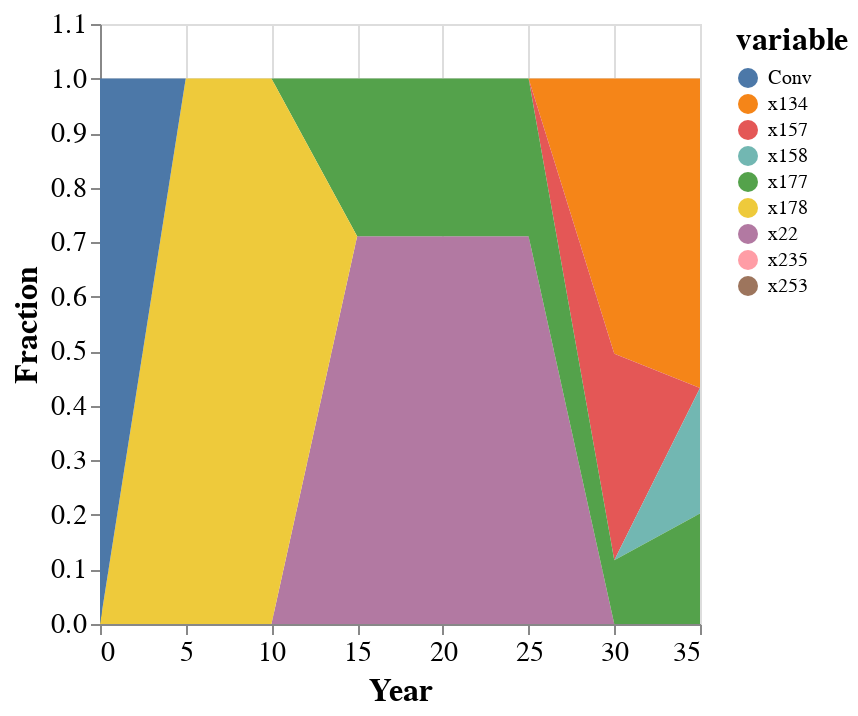

The cell this chart's notebook holds for it:
### Code cell
if want_save>0
    save("./result-case-roadmap/compromise-roadmap-"*output_key*".svg", comp)
end
comp

### Figure 1 — Vega-Lite specification as saved in the notebook (floating-point values rounded to 4 significant figures)
{"config": {"axis": {"labelFontSize": 14, "titleFontSize": 16}, "legend": {"titleFontSize": 16}}, "data": {"values": [{"Year": 5, "value": 0, "variable": "x22"}, {"Year": 10, "value": 0, "variable": "x22"}, {"Year": 15, "value": 0.7109, "variable": "x22"}, {"Year": 20, "value": 0.7109, "variable": "x22"}, {"Year": 25, "value": 0.7109, "variable": "x22"}, {"Year": 30, "value": 0, "variable": "x22"}, {"Year": 35, "value": 0, "variable": "x22"}, {"Year": 0, "value": 0, "variable": "x22"}, {"Year": 5, "value": 0, "variable": "x134"}, {"Year": 10, "value": 0, "variable": "x134"}, {"Year": 15, "value": 0, "variable": "x134"}, {"Year": 20, "value": 0, "variable": "x134"}, {"Year": 25, "value": 0, "variable": "x134"}, {"Year": 30, "value": 0.5048, "variable": "x134"}, {"Year": 35, "value": 0.5675, "variable": "x134"}, {"Year": 0, "value": 0, "variable": "x134"}, {"Year": 5, "value": 0, "variable": "x157"}, {"Year": 10, "value": 0, "variable": "x157"}, {"Year": 15, "value": 0, "variable": "x157"}, {"Year": 20, "value": 0, "variable": "x157"}, {"Year": 25, "value": 0, "variable": "x157"}, {"Year": 30, "value": 0.3782, "variable": "x157"}, {"Year": 35, "value": 0, "variable": "x157"}, {"Year": 0, "value": 0, "variable": "x157"}, {"Year": 5, "value": 0, "variable": "x158"}, {"Year": 10, "value": 0, "variable": "x158"}, {"Year": 15, "value": 0, "variable": "x158"}, {"Year": 20, "value": 0, "variable": "x158"}, {"Year": 25, "value": 0, "variable": "x158"}, {"Year": 30, "value": 0, "variable": "x158"}, {"Year": 35, "value": 0.2298, "variable": "x158"}, {"Year": 0, "value": 0, "variable": "x158"}, {"Year": 5, "value": 0, "variable": "x177"}, {"Year": 10, "value": 0, "variable": "x177"}, {"Year": 15, "value": 0.2891, "variable": "x177"}, {"Year": 20, "value": 0.2891, "variable": "x177"}, {"Year": 25, "value": 0.2891, "variable": "x177"}, {"Year": 30, "value": 0.1171, "variable": "x177"}, {"Year": 35, "value": 0.2028, "variable": "x177"}, {"Year": 0, "value": 0, "variable": "x177"}, {"Year": 5, "value": 1, "variable": "x178"}, {"Year": 10, "value": 1, "variable": "x178"}, {"Year": 15, "value": 0, "variable": "x178"}, {"Year": 20, "value": 0, "variable": "x178"}, {"Year": 25, "value": 0, "variable": "x178"}, {"Year": 30, "value": 0, "variable": "x178"}, {"Year": 35, "value": 0, "variable": "x178"}, {"Year": 0, "value": 0, "variable": "x178"}, {"Year": 5, "value": 0, "variable": "x235"}, {"Year": 10, "value": 0, "variable": "x235"}, {"Year": 15, "value": 0, "variable": "x235"}, {"Year": 20, "value": 0, "variable": "x235"}, {"Year": 25, "value": 0, "variable": "x235"}, {"Year": 30, "value": 0, "variable": "x235"}, {"Year": 35, "value": 1.513e-10, "variable": "x235"}, {"Year": 0, "value": 0, "variable": "x235"}, {"Year": 5, "value": 0, "variable": "x253"}, {"Year": 10, "value": 0, "variable": "x253"}, {"Year": 15, "value": 0, "variable": "x253"}, {"Year": 20, "value": 0, "variable": "x253"}, {"Year": 25, "value": 0, "variable": "x253"}, {"Year": 30, "value": 0, "variable": "x253"}, {"Year": 35, "value": 1.156e-09, "variable": "x253"}, {"Year": 0, "value": 0, "variable": "x253"}, {"Year": 5, "value": 0, "variable": "Conv"}, {"Year": 10, "value": 0, "variable": "Conv"}, {"Year": 15, "value": 0, "variable": "Conv"}, {"Year": 20, "value": 0, "variable": "Conv"}, {"Year": 25, "value": 0, "variable": "Conv"}, {"Year": 30, "value": 0, "variable": "Conv"}, {"Year": 35, "value": 0, "variable": "Conv"}, {"Year": 0, "value": 1, "variable": "Conv"}]}, "encoding": {"color": {"field": "variable", "type": "nominal"}, "x": {"field": "Year", "type": "quantitative"}, "y": {"field": "value", "stack": "zero", "title": "Fraction", "type": "quantitative"}}, "legend": "sNames", "mark": "area"}
